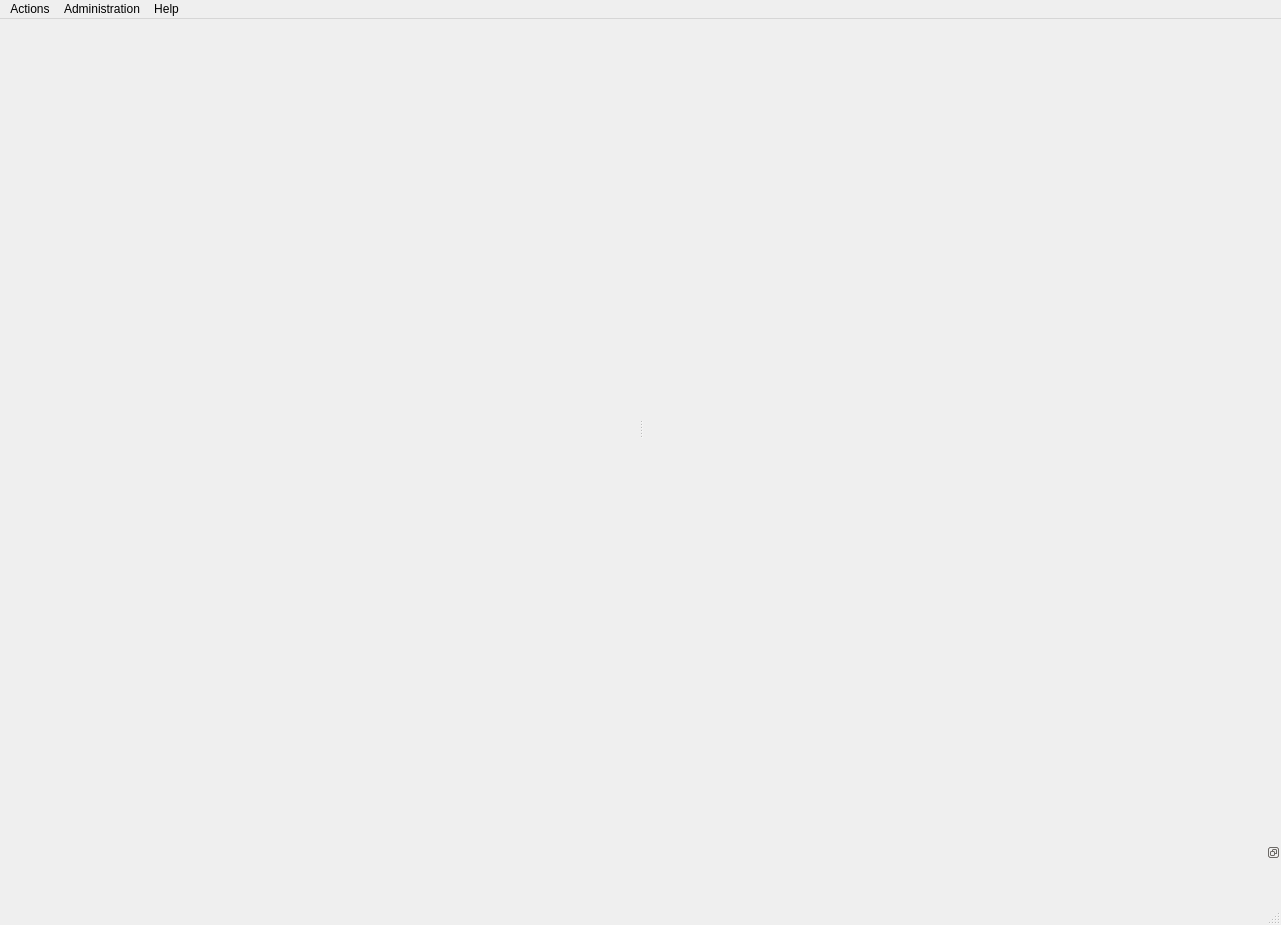
<?xml version="1.0" encoding="UTF-8"?>
<ui version="4.0">
 <class>QMainAlderWindow</class>
 <widget class="QMainWindow" name="QMainAlderWindow">
  <property name="windowModality">
   <enum>Qt::ApplicationModal</enum>
  </property>
  <property name="enabled">
   <bool>true</bool>
  </property>
  <property name="geometry">
   <rect>
    <x>0</x>
    <y>0</y>
    <width>1281</width>
    <height>925</height>
   </rect>
  </property>
  <property name="sizePolicy">
   <sizepolicy hsizetype="Expanding" vsizetype="Expanding">
    <horstretch>0</horstretch>
    <verstretch>0</verstretch>
   </sizepolicy>
  </property>
  <property name="minimumSize">
   <size>
    <width>800</width>
    <height>600</height>
   </size>
  </property>
  <property name="acceptDrops">
   <bool>false</bool>
  </property>
  <property name="windowTitle">
   <string>Alder</string>
  </property>
  <property name="dockNestingEnabled">
   <bool>true</bool>
  </property>
  <property name="unifiedTitleAndToolBarOnMac">
   <bool>false</bool>
  </property>
  <widget class="QWidget" name="centralwidget">
   <property name="sizePolicy">
    <sizepolicy hsizetype="Expanding" vsizetype="Expanding">
     <horstretch>0</horstretch>
     <verstretch>0</verstretch>
    </sizepolicy>
   </property>
   <property name="contextMenuPolicy">
    <enum>Qt::DefaultContextMenu</enum>
   </property>
   <layout class="QHBoxLayout" name="horizontalLayout">
    <item>
     <widget class="QSplitter" name="splitter">
      <property name="orientation">
       <enum>Qt::Horizontal</enum>
      </property>
      <property name="handleWidth">
       <number>10</number>
      </property>
      <property name="childrenCollapsible">
       <bool>false</bool>
      </property>
      <widget class="QAlderAtlasWidget" name="atlasWidget" native="true">
       <property name="sizePolicy">
        <sizepolicy hsizetype="Expanding" vsizetype="Preferred">
         <horstretch>0</horstretch>
         <verstretch>0</verstretch>
        </sizepolicy>
       </property>
       <property name="minimumSize">
        <size>
         <width>300</width>
         <height>0</height>
        </size>
       </property>
       <property name="sizeIncrement">
        <size>
         <width>0</width>
         <height>0</height>
        </size>
       </property>
      </widget>
      <widget class="QAlderInterviewWidget" name="interviewWidget" native="true">
       <property name="sizePolicy">
        <sizepolicy hsizetype="Expanding" vsizetype="Preferred">
         <horstretch>0</horstretch>
         <verstretch>0</verstretch>
        </sizepolicy>
       </property>
       <property name="minimumSize">
        <size>
         <width>300</width>
         <height>0</height>
        </size>
       </property>
       <property name="sizeIncrement">
        <size>
         <width>0</width>
         <height>0</height>
        </size>
       </property>
      </widget>
     </widget>
    </item>
   </layout>
  </widget>
  <widget class="QDockWidget" name="bottomDockWidget">
   <property name="sizePolicy">
    <sizepolicy hsizetype="Preferred" vsizetype="Preferred">
     <horstretch>0</horstretch>
     <verstretch>0</verstretch>
    </sizepolicy>
   </property>
   <property name="minimumSize">
    <size>
     <width>57</width>
     <height>60</height>
    </size>
   </property>
   <property name="maximumSize">
    <size>
     <width>524287</width>
     <height>60</height>
    </size>
   </property>
   <property name="features">
    <set>QDockWidget::DockWidgetFloatable</set>
   </property>
   <property name="allowedAreas">
    <set>Qt::BottomDockWidgetArea</set>
   </property>
   <attribute name="dockWidgetArea">
    <number>8</number>
   </attribute>
   <widget class="QWidget" name="bottomDockWidgetContents">
    <property name="sizePolicy">
     <sizepolicy hsizetype="Preferred" vsizetype="Fixed">
      <horstretch>0</horstretch>
      <verstretch>0</verstretch>
     </sizepolicy>
    </property>
    <layout class="QVBoxLayout" name="bottomVerticalLayout">
     <property name="spacing">
      <number>0</number>
     </property>
     <property name="margin">
      <number>0</number>
     </property>
     <item>
      <widget class="QAlderFramePlayerWidget" name="framePlayerWidget" native="true">
       <property name="sizePolicy">
        <sizepolicy hsizetype="Preferred" vsizetype="Fixed">
         <horstretch>0</horstretch>
         <verstretch>0</verstretch>
        </sizepolicy>
       </property>
      </widget>
     </item>
    </layout>
   </widget>
  </widget>
  <widget class="QMenuBar" name="menubar">
   <property name="geometry">
    <rect>
     <x>0</x>
     <y>0</y>
     <width>1281</width>
     <height>25</height>
    </rect>
   </property>
   <widget class="QMenu" name="menuActions">
    <property name="title">
     <string>Actions</string>
    </property>
    <addaction name="actionOpenInterview"/>
    <addaction name="actionShowAtlas"/>
    <addaction name="actionShowDicomTags"/>
    <addaction name="separator"/>
    <addaction name="actionLogin"/>
    <addaction name="actionChangePassword"/>
    <addaction name="actionExit"/>
   </widget>
   <widget class="QMenu" name="menuHelp">
    <property name="title">
     <string>Help</string>
    </property>
    <addaction name="actionAbout"/>
    <addaction name="actionManual"/>
   </widget>
   <widget class="QMenu" name="menuAdministration">
    <property name="title">
     <string>Administration</string>
    </property>
    <addaction name="actionUserManagement"/>
    <addaction name="actionUpdateDatabase"/>
   </widget>
   <addaction name="menuActions"/>
   <addaction name="menuAdministration"/>
   <addaction name="menuHelp"/>
  </widget>
  <widget class="QStatusBar" name="statusbar"/>
  <action name="actionOpenInterview">
   <property name="enabled">
    <bool>false</bool>
   </property>
   <property name="text">
    <string>Open Interview</string>
   </property>
   <property name="statusTip">
    <string>Open an interview from the database</string>
   </property>
   <property name="shortcut">
    <string>Ctrl+I</string>
   </property>
  </action>
  <action name="actionShowAtlas">
   <property name="enabled">
    <bool>false</bool>
   </property>
   <property name="text">
    <string>Show Atlas</string>
   </property>
   <property name="shortcut">
    <string>Ctrl+A</string>
   </property>
  </action>
  <action name="actionNextInterview">
   <property name="enabled">
    <bool>false</bool>
   </property>
   <property name="text">
    <string>Next Interview</string>
   </property>
   <property name="shortcut">
    <string>Ctrl+N</string>
   </property>
  </action>
  <action name="actionLogin">
   <property name="text">
    <string>Login</string>
   </property>
   <property name="shortcut">
    <string>Ctrl+L</string>
   </property>
  </action>
  <action name="actionManageUsers">
   <property name="text">
    <string>User Management</string>
   </property>
  </action>
  <action name="actionExit">
   <property name="text">
    <string>Exit</string>
   </property>
   <property name="shortcut">
    <string>Ctrl+Q</string>
   </property>
  </action>
  <action name="actionAbout">
   <property name="text">
    <string>About</string>
   </property>
  </action>
  <action name="actionManual">
   <property name="text">
    <string>Manual</string>
   </property>
  </action>
  <action name="actionUpdateData">
   <property name="text">
    <string>Update Interview Database</string>
   </property>
  </action>
  <action name="actionUserManagement">
   <property name="text">
    <string>User Management</string>
   </property>
  </action>
  <action name="actionUpdateDatabase">
   <property name="text">
    <string>Update Database</string>
   </property>
  </action>
  <action name="actionShowDicomTags">
   <property name="text">
    <string>Show Dicom Tags</string>
   </property>
   <property name="shortcut">
    <string>Ctrl+D</string>
   </property>
  </action>
  <action name="actionChangePassword">
   <property name="text">
    <string>Change Password</string>
   </property>
   <property name="shortcut">
    <string>Ctrl+P</string>
   </property>
  </action>
 </widget>
 <customwidgets>
  <customwidget>
   <class>QAlderAtlasWidget</class>
   <extends>QWidget</extends>
   <header>QAlderAtlasWidget.h</header>
   <container>1</container>
  </customwidget>
  <customwidget>
   <class>QAlderInterviewWidget</class>
   <extends>QWidget</extends>
   <header>QAlderInterviewWidget.h</header>
   <container>1</container>
  </customwidget>
  <customwidget>
   <class>QAlderFramePlayerWidget</class>
   <extends>QWidget</extends>
   <header>QAlderFramePlayerWidget.h</header>
   <container>1</container>
  </customwidget>
 </customwidgets>
 <resources/>
 <connections/>
</ui>
